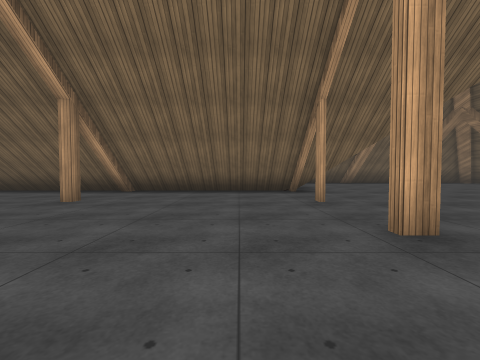
[1] (above)

23 first-person views from a walk through a scene from a Unity 3-D project. The camera is 1.2 m above the floor, tilts 2° down and sees 90° across. The floor is counted in squares, 2 m on a side. Each view is taken from the middle of a square. On the plan, view 1 faces up. The plan holds only what a view shows up to about 9 squares ahead; the rest is blank. The place goes on beyond the plan. Some surface patterns are stand-ins.

[2]
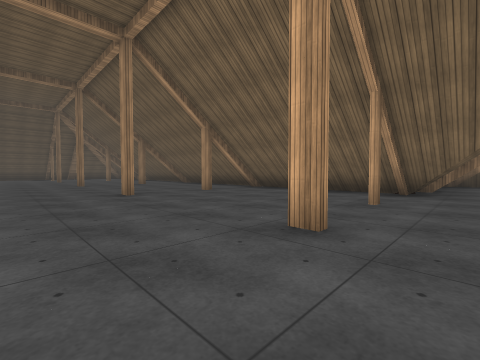

[3]
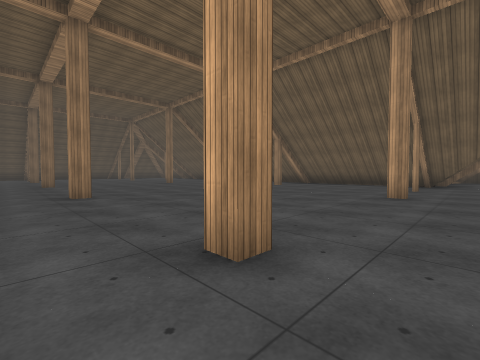

[4]
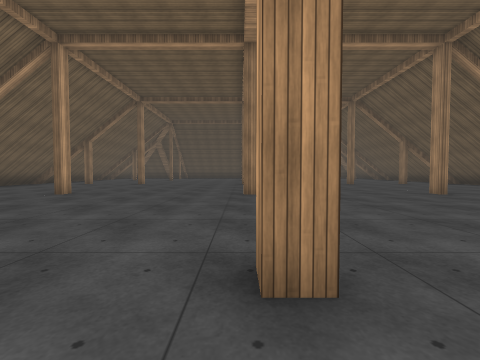

[5]
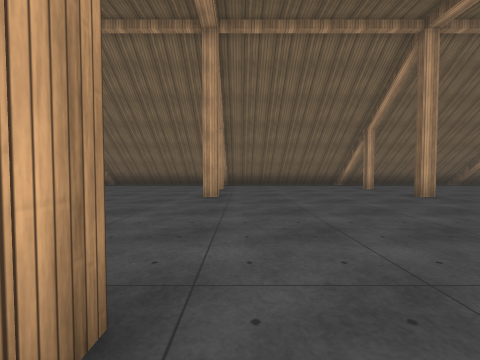

[6]
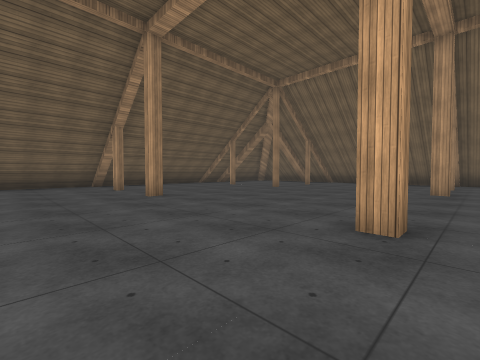

[7]
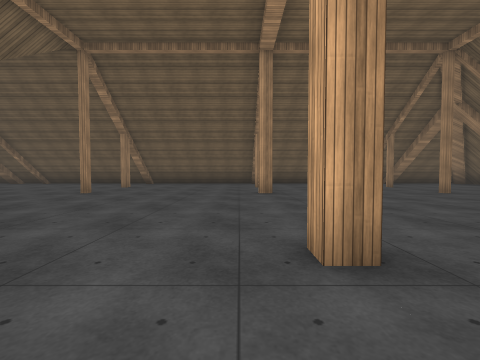

[8]
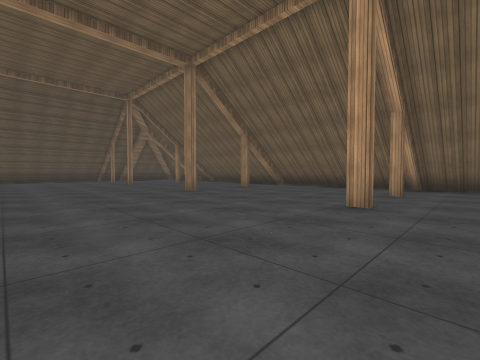

[9]
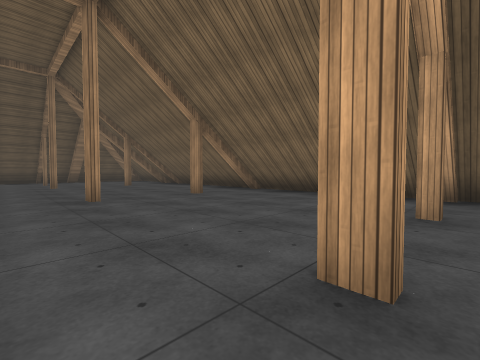

[10]
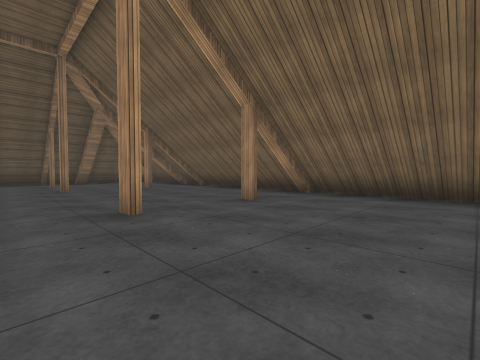

[11]
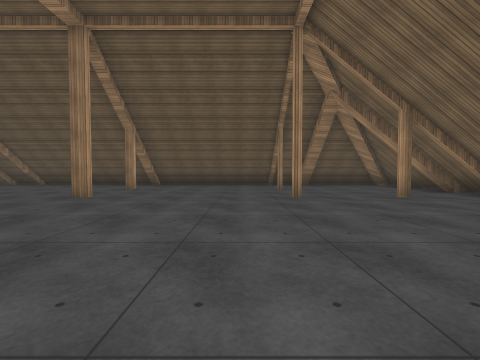

[12]
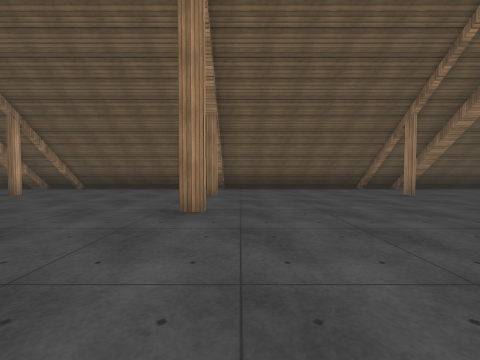

[13]
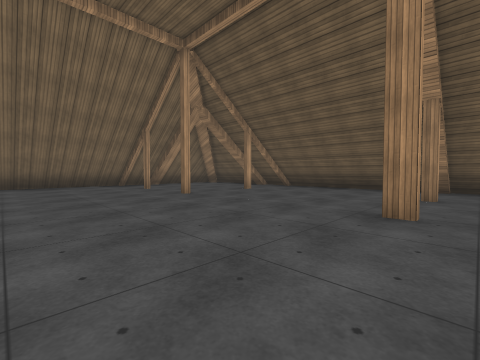

[14]
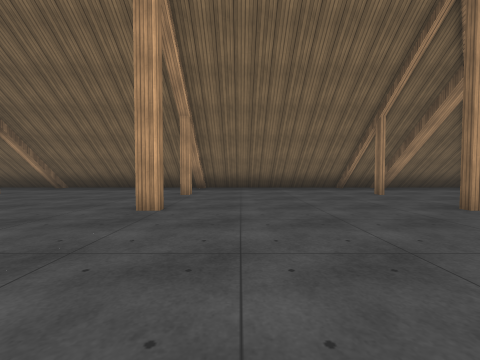

[15]
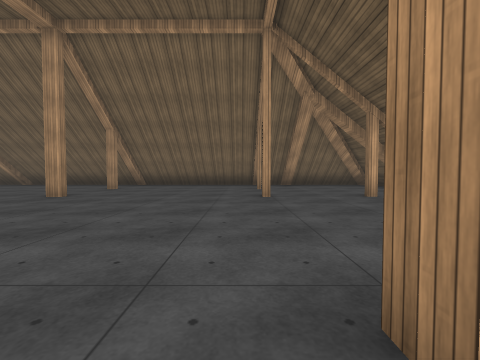

[16]
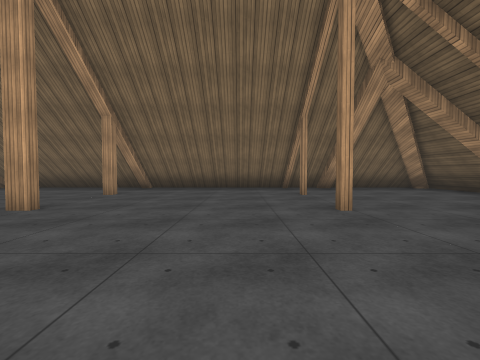

[17]
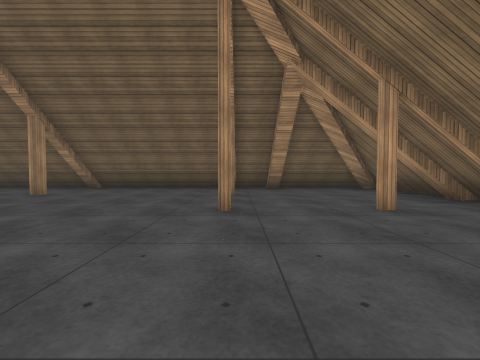

[18]
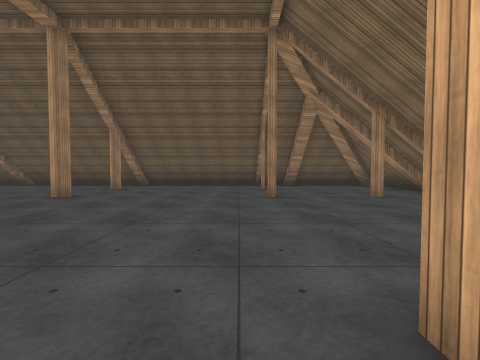

[19]
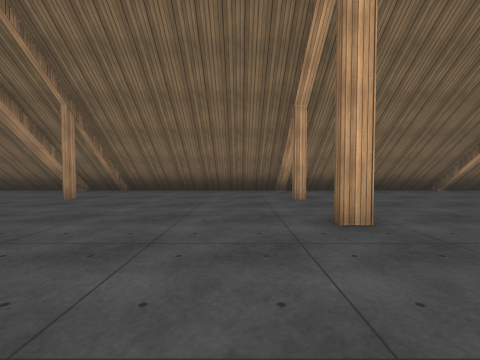

[20]
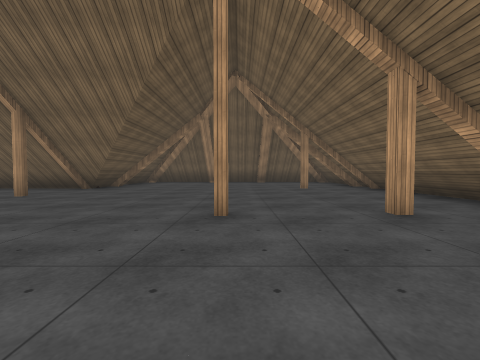

[21]
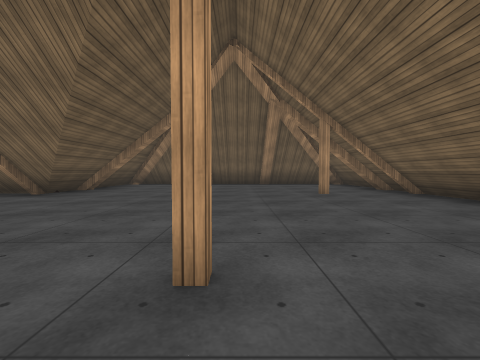

[22]
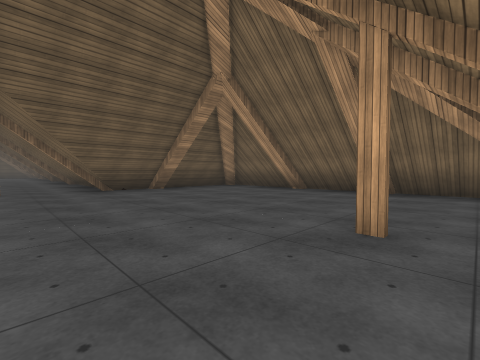

[23]
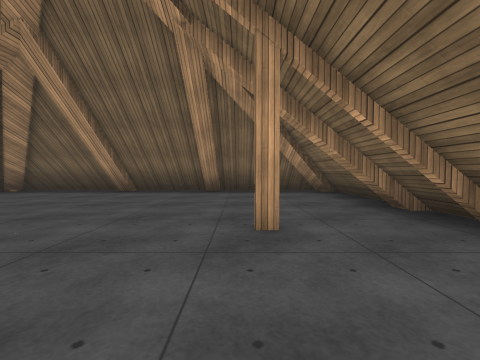

### Floor plan
Key: @ floor where view 1 was taken; # wall or solid block; . floor.
Columns run from 18 left of view 1 to 11 right of it. Each row starts with its distance up from view 1.
 12                     ##########
 11                     ##.......#
 10                     #........#
  9                     ##.......#
  8                     #........#
  7 #####################......#.#
  6 #............................#
  5 #...#....#.....#....#........#
  4 #............................#
  3 #............................#
  2 #.#.#....#.....#....#....#.#.
  1 #............................
  0 #.................@..........#
 -1 #............................#
 -2 #............................#
 -3 #.#.#....#.....#....#....#.#.#
 -4 #............................#
 -5 #.........  .................#
 -6 #.......... .................#
 -7 #............................#
 -8 #.#.#....#.....#....#....#.#.#
 -9 #............................#
-10 #...#....#.....#....#....#...#
-11 #............................#
-12 ##############################

Where each view was taken, in squares from view 1:
view 1: 0 up, 0 right, facing up
view 2: 0 up, 3 right, facing up-left
view 3: 4 down, 3 right, facing up-left
view 4: 3 down, 3 right, facing left
view 5: 2 down, 1 right, facing down
view 6: 0 up, 1 right, facing down-right
view 7: 2 down, 0 right, facing right
view 8: 2 down, 2 left, facing up-left
view 9: 1 up, 3 left, facing up-left
view 10: 1 up, 5 left, facing up-left
view 11: 1 up, 8 left, facing left
view 12: 2 down, 10 left, facing left
view 13: 2 down, 10 left, facing down-left
view 14: 4 down, 10 left, facing down
view 15: 2 down, 13 left, facing down
view 16: 4 down, 12 left, facing down
view 17: 8 down, 3 right, facing right
view 18: 7 down, 1 right, facing right
view 19: 5 down, 3 right, facing down
view 20: 1 down, 7 right, facing up
view 21: 1 up, 7 right, facing up
view 22: 5 up, 10 right, facing up-left
view 23: 5 up, 9 right, facing up
